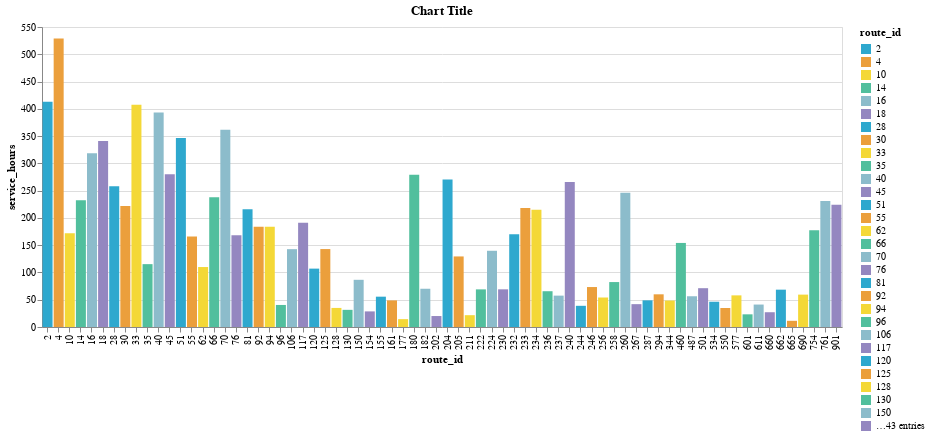

Write notebook code for a chart like this one.
### Code cell
chart = (alt.Chart(agg_df)
         .mark_bar()
         .encode(
             x="route_id:N",
             y="service_hours:Q",
             color=alt.Color("route_id:N",
                 scale=alt.Scale(range=cp.CALITP_CATEGORY_BRIGHT_COLORS))
         ).properties(title="Chart Title", width=800)
        )

chart

### Figure 1 — Vega-Lite specification as saved in the notebook (floating-point values rounded to 4 significant figures)
{"config": {"view": {"continuousWidth": 400, "continuousHeight": 300}}, "data": {"name": "data-7331f64cf73c05297cbb99b23bd93e88"}, "mark": "bar", "encoding": {"color": {"field": "route_id", "scale": {"range": ["#2EA8CE", "#EB9F3C", "#F4D837", "#51BF9D", "#8CBCCB", "#9487C0"]}, "type": "nominal"}, "x": {"field": "route_id", "type": "nominal"}, "y": {"field": "service_hours", "type": "quantitative"}}, "title": "Chart Title", "width": 800, "$schema": "https://vega.github.io/schema/vega-lite/v4.17.0.json", "datasets": {"data-7331f64cf73c05297cbb99b23bd93e88": [{"route_id": 2, "service_hours": 413.0}, {"route_id": 4, "service_hours": 528.8}, {"route_id": 10, "service_hours": 171.8}, {"route_id": 14, "service_hours": 232.6}, {"route_id": 16, "service_hours": 318.5}, {"route_id": 18, "service_hours": 341.2}, {"route_id": 28, "service_hours": 258.1}, {"route_id": 30, "service_hours": 221.9}, {"route_id": 33, "service_hours": 407.5}, {"route_id": 35, "service_hours": 115.2}, {"route_id": 40, "service_hours": 393.1}, {"route_id": 45, "service_hours": 280.2}, {"route_id": 51, "service_hours": 346.5}, {"route_id": 55, "service_hours": 166.1}, {"route_id": 62, "service_hours": 109.9}, {"route_id": 66, "service_hours": 237.9}, {"route_id": 70, "service_hours": 361.6}, {"route_id": 76, "service_hours": 168.2}, {"route_id": 81, "service_hours": 215.7}, {"route_id": 92, "service_hours": 183.6}, {"route_id": 94, "service_hours": 183.9}, {"route_id": 96, "service_hours": 40.41}, {"route_id": 106, "service_hours": 142.7}, {"route_id": 117, "service_hours": 191.1}, {"route_id": 120, "service_hours": 107.0}, {"route_id": 125, "service_hours": 142.9}, {"route_id": 128, "service_hours": 34.97}, {"route_id": 130, "service_hours": 31.46}, {"route_id": 150, "service_hours": 86.52}, {"route_id": 154, "service_hours": 28.61}, {"route_id": 155, "service_hours": 55.59}, {"route_id": 161, "service_hours": 48.77}, {"route_id": 177, "service_hours": 14.4}, {"route_id": 180, "service_hours": 279.0}, {"route_id": 182, "service_hours": 70.13}, {"route_id": 202, "service_hours": 20.11}, {"route_id": 204, "service_hours": 270.4}, {"route_id": 205, "service_hours": 129.4}, {"route_id": 211, "service_hours": 21.67}, {"route_id": 222, "service_hours": 68.97}, {"route_id": 224, "service_hours": 139.8}, {"route_id": 230, "service_hours": 69.07}, {"route_id": 232, "service_hours": 170.2}, {"route_id": 233, "service_hours": 218.1}, {"route_id": 234, "service_hours": 214.8}, {"route_id": 236, "service_hours": 65.6}, {"route_id": 237, "service_hours": 57.51}, {"route_id": 240, "service_hours": 265.7}, {"route_id": 244, "service_hours": 38.85}, {"route_id": 246, "service_hours": 73.26}, {"route_id": 256, "service_hours": 54.08}, {"route_id": 258, "service_hours": 82.39}, {"route_id": 260, "service_hours": 245.9}, {"route_id": 267, "service_hours": 41.88}, {"route_id": 287, "service_hours": 48.88}, {"route_id": 294, "service_hours": 59.93}, {"route_id": 344, "service_hours": 48.55}, {"route_id": 460, "service_hours": 154.1}, {"route_id": 487, "service_hours": 56.36}, {"route_id": 501, "service_hours": 71.15}, {"route_id": 534, "service_hours": 46.34}, {"route_id": 550, "service_hours": 34.8}, {"route_id": 577, "service_hours": 58.0}, {"route_id": 601, "service_hours": 23.23}, {"route_id": 611, "service_hours": 41.16}, {"route_id": 660, "service_hours": 27.09}, {"route_id": 662, "service_hours": 68.45}, {"route_id": 665, "service_hours": 11.34}, {"route_id": 690, "service_hours": 59.36}, {"route_id": 754, "service_hours": 177.2}, {"route_id": 761, "service_hours": 230.9}, {"route_id": 901, "service_hours": 224.3}]}}
